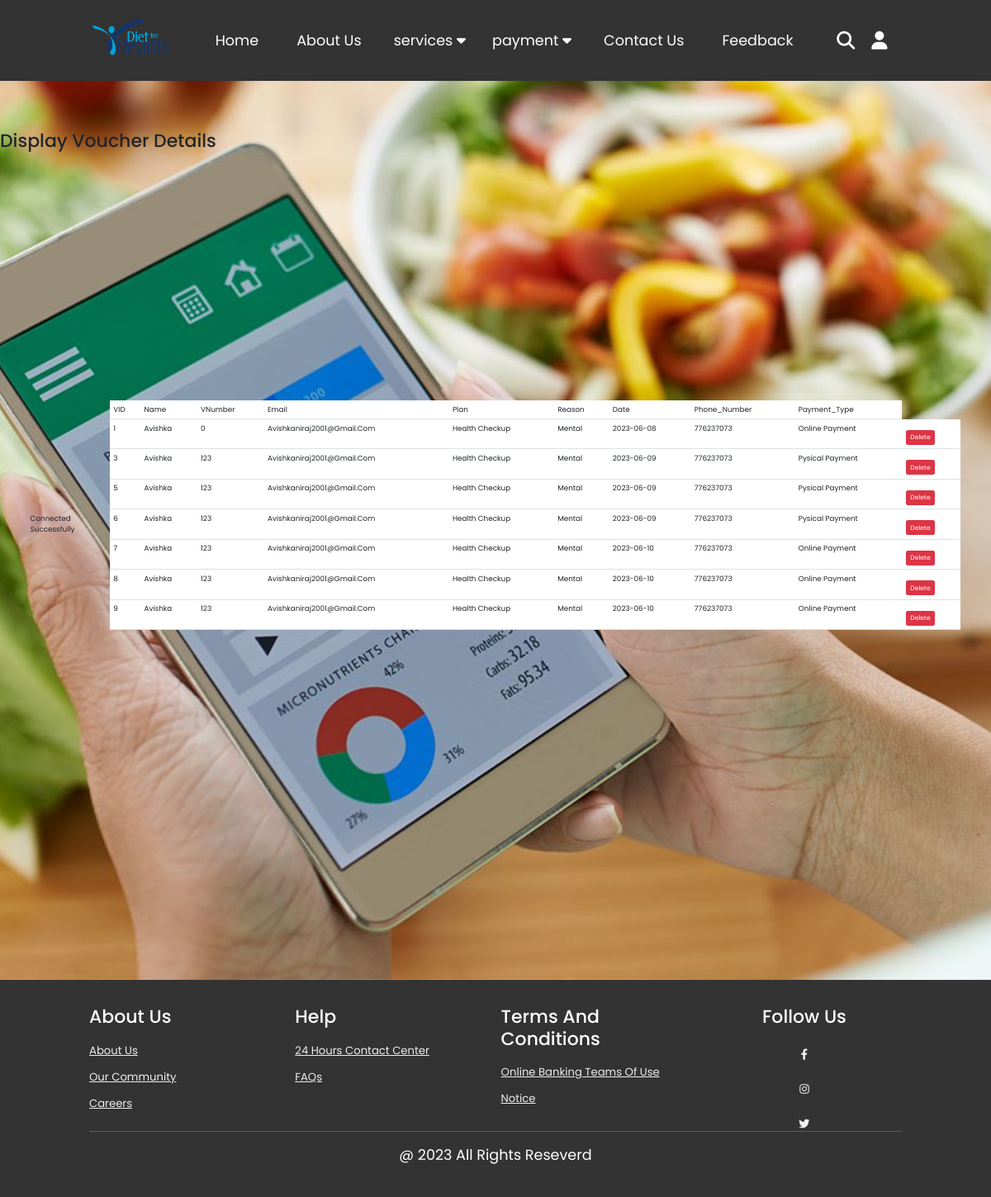
The page /php/displayvoucher.php on the database its author committed.
### tables this page shows
CREATE TABLE `voucher` (
  `VID` int(10) NOT NULL,
  `Name` varchar(40) NOT NULL,
  `VNumber` int(20) NOT NULL,
  `Email` varchar(40) NOT NULL,
  `Plan` varchar(20) NOT NULL,
  `Reason` varchar(50) NOT NULL,
  `Date` date NOT NULL,
  `Phone_Number` int(10) NOT NULL,
  `Payment_Type` varchar(15) NOT NULL
);

### php/displayvoucher.php (the view, shortened to what this page needs)
<!DOCTYPE html>
<html lang="en">
<head>
<link rel="stylesheet" href="../css/payment.css">
<link rel="stylesheet" type="text/css" href="https://cdnjs.cloudflare.com/ajax/libs/font-awesome/6.1.1/css/all.min.css">
<link rel="stylesheet" href="https://cdn.jsdelivr.net/npm/bootstrap@5.3.0/dist/css/bootstrap.min.css">
</head>
<body>
<header>
    <td width="500" height="150"><p align="left"><img src="../Img/logo.png" width="100" height="50" alt="logo"></p></td>
    <nav class="navbar">
        <a href="../index.html">Home</a>
        <a href="../html/about us.html">About us</a>
        <div class="dropdown">
            <button class="dropbtn">services
                <i class="fa fa-caret-down"></i>
            </button>
            </div>
    <div class="dropdown">
        <button class="dropbtn">payment
            <i class="fa fa-caret-down"></i>
        </button>
    </div>
        <a href="../html/Contact us.html">Contact Us</a>
        <a href="../html/feedback.html">Feedback</a>
    </nav>
<div class="icons">
        <i class="fas fa-search" id ="search-btn"></i>
        <i class="fas fa-user" id ="login-btn"></i>
    </div>
       <form action=""class="search-bar-container">
        <input type="search" id="search-bar" placeholder="search here">
        <label for="search-bar" class="fas fa-search"></label>
       </form>
</header>
<h1>Display Voucher Details</h1><br>
<div class="container my-5">
    <br>
    <table class="table">
        <thead>
            <tr>
                <td>VID</td>
                <td>Name</td>
                <td>VNumber</td>
                <td>Email</td>
                <td>Plan</td>
                <td>Reason</td>
                <td>Date</td>
                <td>Phone_Number</td>
                <td>Payment_Type</td>
            </tr>
        </thead>
        <tbody>
            <?php
            require("connection.php");
            $sql = "SELECT * FROM voucher";
            $result = $conn->query($sql);
            while ($row = $result->fetch_assoc()) {
                echo "<tr>
                    <td>" . $row["VID"] . "</td>
                    <td>" . $row["Name"] . "</td>
                    <td>" . $row["VNumber"] . "</td>
                    <td>" . $row["Email"] . "</td>
                    <td>" . $row["Plan"] . "</td>
                    <td>" . $row["Reason"] . "</td>
                    <td>" . $row["Date"] . "</td>
                    <td>" . $row["Phone_Number"] . "</td>
                    <td>" . $row["Payment_Type"] . "</td>
                    <td>
                        <a class='btn btn-danger btn-sm' href='./deletevoucher.php?VID=$row[VID];'>Delete</a>
                    </td>
                </tr>";
            }
            ?>
        </tbody>
    </table>
</div>
<br><br><br><br><br><br><br><br><br><br>
<section class="footer">
    <div class="box-container">
        <div class="box">
                <h3>About us</h3>
                <a href="./about us.html">About us</a>
                <a href="#">Our community</a>
                <a href="#">Careers</a>
        </div>
        <div class="box">
                <h3>Help</h3>
                <a href="./Contact us.html">24 hours contact center</a>
                <a href="#">FAQs</a>
        </div>
        <div class="box">
            <h3>Terms and Conditions</h3>
            <a href="#">Online Banking Teams of use</a>
            <a href="#">Notice</a>
        </div>
        <div id="social-links" class="box">
            <h3>Follow us</h3>
                <a href="#"><i class="fab fa-facebook-f"></i></a>
                <a href="#"><i class="fab fa-instagram" aria-hidden="true"></i></a>
                <a href="#"><i class="fab fa-twitter" aria-hidden="true"></i></a>
        </div>
    </div>
        <h1 class="credit"><span>@ 2023 All Rights Reseverd </span></h1>
</section>
</body>
</html>

### css/payment.css (style rules this page uses)
:root { --blue:#49a7e6; }
* { font-family: 'Nunito', sans-serif; margin: 0; padding: 0; box-sizing: border-box; text-transform: capitalize; outline: none; border: none; text-decoration: none; transition: all .2s linear; }
html { font-size: 62.5%; overflow-x: hidden; scroll-padding-top:6rem; scroll-behavior: smooth; }
section { padding: 2rem 9%; }
.navbar { overflow: hidden; }
.navbar a { float: left; text-align: center; text-decoration: none; padding: 14px 16px; }
.dropbtn { padding: 16px; border: none; cursor: pointer; }
.dropdown { float: left; overflow: hidden; }
.dropdown .dropbtn { border: none; outline: none; padding: 14px 16px; margin: 0; background-color: inherit; color: #fff; font-size: 2rem; }
.btn { display: inline-block; margin-top: 1rem; background: var(--blue); color: #fff; padding: .8rem 3rem; border: .2rem solid var(--blue); cursor: pointer; font-size: 1.7rem; }
header { position: fixed; top: 0; left: 0; right: 0; background: #333; z-index: 1000; display: flex; align-items: center; justify-content: space-between; padding: 2rem 9%; }
header .navbar a { color: #fff; font-size: 2rem; margin: 0 .8rem; }
header .icons i { font-size: 2.5rem; color: #fff; cursor: pointer; margin-right: 2rem; }
header .search-bar-container { position: absolute; top:100%; left: 0;right: 0; padding: 1.5rem 2rem; background: #333; border-top: .1rem solid rgba(255,255,255,.2); display: flex; align-items: center; z-index: 1001; clip-path: polygon(0 0, 100% 0, 100% 0, 0 0); }
header .search-bar-container #search-bar { width: 100%; padding: 1rem; text-transform: none; color: #333; border-radius: .5rem; }
header .search-bar-container label { color: #fff; cursor: pointer; font-size: 3rem; margin-left:1.5rem; }
.footer { background: #333; position: absolute; width: 100%; }
.footer .box-container { display: flex; flex-wrap:wrap; gap: 1.5rem; }
.footer .box-container .box { padding: 1rem 0; flex: 1 1 25rem; }
.footer .box-container .box h3 { font-size: 2.5rem; padding: .7rem 0; color: #fff; }
.footer .box-container .box a { display: block; font-size: 1.5rem; padding: .7rem 0; color: #eee; }
.footer .credit { text-align: center; padding: 2rem 1rem; margin-top: 1rem; font-size: 2rem; font-weight: normal; color: #fff; border-top: .1rem solid rgba(255,255,255,.2); }
#social-links { display: inline; height: 40px; width: 40px; margin: o 8px 8px 0; text-align:center; line-height: 30px; border-radius:50%; color: #ffffff; transition: all 0.5s ease; }
@media (max-width:1200px ) { html { font-size: 55%; } }
* { font-family: 'Poppins', sans-serif; margin:0; padding:0; box-sizing: border-box; outline: none; border:none; text-transform: capitalize; transition: all .2s linear; }
.container { display: flex; justify-content: center; align-items: center; padding:25px; min-height: 100vh; }

### php/displayvoucher.php (style rules this page uses)
body { background-image: url("../images/report5.jpg"); background-size: cover; background-position: center; }

### rows shown on the page
voucher: VID "1", Name "Avishka", VNumber "0", Email "Avishkaniraj2001@gmail.com", Plan "Health Checkup", Reason "Mental", Date "2023-06-08", Phone_Number "776237073", Payment_Type "Online Payment"
voucher: VID "3", Name "Avishka", VNumber "123", Email "Avishkaniraj2001@gmail.com", Plan "Health Checkup", Reason "Mental", Date "2023-06-09", Phone_Number "776237073", Payment_Type "Pysical Payment"
voucher: VID "5", Name "Avishka", VNumber "123", Email "Avishkaniraj2001@gmail.com", Plan "Health Checkup", Reason "Mental", Date "2023-06-09", Phone_Number "776237073", Payment_Type "Pysical Payment"
voucher: VID "6", Name "Avishka", VNumber "123", Email "Avishkaniraj2001@gmail.com", Plan "Health Checkup", Reason "Mental", Date "2023-06-09", Phone_Number "776237073", Payment_Type "Pysical Payment"
voucher: VID "7", Name "Avishka", VNumber "123", Email "Avishkaniraj2001@gmail.com", Plan "Health Checkup", Reason "Mental", Date "2023-06-10", Phone_Number "776237073", Payment_Type "Online Payment"
voucher: VID "8", Name "Avishka", VNumber "123", Email "Avishkaniraj2001@gmail.com", Plan "Health Checkup", Reason "Mental", Date "2023-06-10", Phone_Number "776237073", Payment_Type "Online Payment"
voucher: VID "9", Name "Avishka", VNumber "123", Email "Avishkaniraj2001@gmail.com", Plan "Health Checkup", Reason "Mental", Date "2023-06-10", Phone_Number "776237073", Payment_Type "Online Payment"
